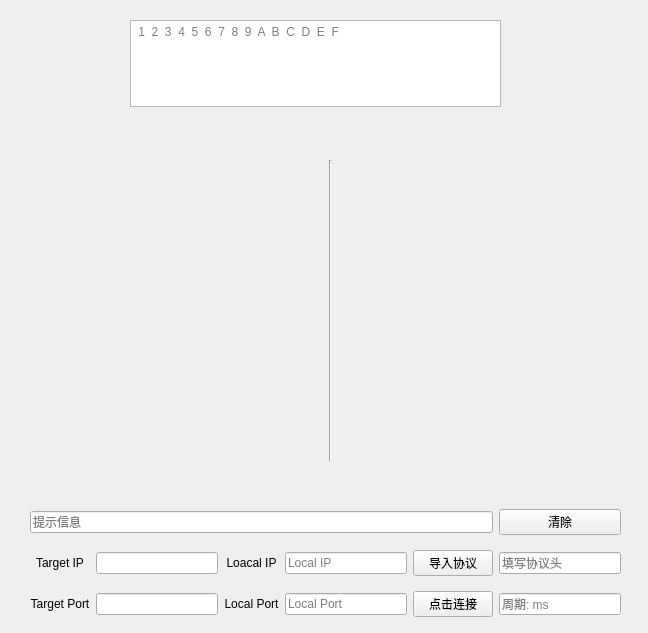
<?xml version="1.0" encoding="UTF-8"?>
<ui version="4.0">
 <class>Form</class>
 <widget class="QWidget" name="Form">
  <property name="geometry">
   <rect>
    <x>0</x>
    <y>0</y>
    <width>648</width>
    <height>633</height>
   </rect>
  </property>
  <property name="windowTitle">
   <string>Form</string>
  </property>
  <widget class="QWidget" name="gridLayoutWidget">
   <property name="geometry">
    <rect>
     <x>30</x>
     <y>500</y>
     <width>591</width>
     <height>127</height>
    </rect>
   </property>
   <layout class="QGridLayout" name="gridLayout" rowminimumheight="0,0,0,0,0,0">
    <property name="sizeConstraint">
     <enum>QLayout::SetDefaultConstraint</enum>
    </property>
    <item row="3" column="0">
     <widget class="QLabel" name="label">
      <property name="text">
       <string>Target IP</string>
      </property>
      <property name="textFormat">
       <enum>Qt::AutoText</enum>
      </property>
      <property name="alignment">
       <set>Qt::AlignCenter</set>
      </property>
     </widget>
    </item>
    <item row="3" column="5">
     <widget class="QLineEdit" name="lineEdit_4">
      <property name="placeholderText">
       <string>填写协议头</string>
      </property>
     </widget>
    </item>
    <item row="4" column="5">
     <widget class="QLineEdit" name="lineEdit_5">
      <property name="placeholderText">
       <string>周期: ms</string>
      </property>
     </widget>
    </item>
    <item row="3" column="4">
     <widget class="QPushButton" name="pushButton">
      <property name="text">
       <string>导入协议</string>
      </property>
     </widget>
    </item>
    <item row="3" column="1">
     <widget class="QLineEdit" name="lineEdit"/>
    </item>
    <item row="4" column="0">
     <widget class="QLabel" name="label_2">
      <property name="text">
       <string>Target Port</string>
      </property>
      <property name="alignment">
       <set>Qt::AlignCenter</set>
      </property>
     </widget>
    </item>
    <item row="4" column="4">
     <widget class="QPushButton" name="pushButton_2">
      <property name="text">
       <string>点击连接</string>
      </property>
     </widget>
    </item>
    <item row="4" column="1">
     <widget class="QLineEdit" name="lineEdit_2"/>
    </item>
    <item row="4" column="2">
     <widget class="QLabel" name="label_4">
      <property name="text">
       <string>Local Port</string>
      </property>
      <property name="alignment">
       <set>Qt::AlignCenter</set>
      </property>
     </widget>
    </item>
    <item row="3" column="2">
     <widget class="QLabel" name="label_3">
      <property name="text">
       <string>Loacal IP</string>
      </property>
      <property name="alignment">
       <set>Qt::AlignCenter</set>
      </property>
     </widget>
    </item>
    <item row="4" column="3">
     <widget class="QLineEdit" name="lineEdit_7">
      <property name="placeholderText">
       <string>Local Port</string>
      </property>
     </widget>
    </item>
    <item row="3" column="3">
     <widget class="QLineEdit" name="lineEdit_6">
      <property name="placeholderText">
       <string>Local IP</string>
      </property>
     </widget>
    </item>
    <item row="0" column="0" colspan="5">
     <widget class="QLineEdit" name="lineEdit_3">
      <property name="placeholderText">
       <string>提示信息</string>
      </property>
     </widget>
    </item>
    <item row="0" column="5">
     <widget class="QPushButton" name="pushButton_3">
      <property name="text">
       <string>清除</string>
      </property>
     </widget>
    </item>
   </layout>
  </widget>
  <widget class="QWidget" name="gridLayoutWidget_2">
   <property name="geometry">
    <rect>
     <x>30</x>
     <y>150</y>
     <width>271</width>
     <height>321</height>
    </rect>
   </property>
   <layout class="QGridLayout" name="gridLayout_2"/>
  </widget>
  <widget class="Line" name="line">
   <property name="geometry">
    <rect>
     <x>320</x>
     <y>160</y>
     <width>20</width>
     <height>301</height>
    </rect>
   </property>
   <property name="orientation">
    <enum>Qt::Vertical</enum>
   </property>
  </widget>
  <widget class="QWidget" name="gridLayoutWidget_3">
   <property name="geometry">
    <rect>
     <x>360</x>
     <y>150</y>
     <width>271</width>
     <height>321</height>
    </rect>
   </property>
   <layout class="QGridLayout" name="gridLayout_3"/>
  </widget>
  <widget class="QTextEdit" name="textEdit">
   <property name="geometry">
    <rect>
     <x>130</x>
     <y>20</y>
     <width>371</width>
     <height>87</height>
    </rect>
   </property>
   <property name="placeholderText">
    <string> 1  2  3  4  5  6  7  8  9  A  B  C  D  E  F</string>
   </property>
  </widget>
 </widget>
 <resources/>
 <connections/>
</ui>
